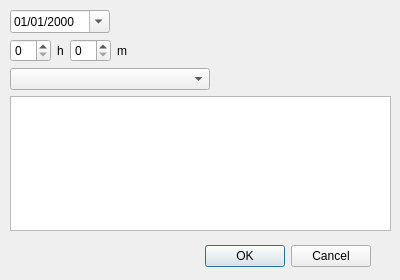
<?xml version="1.0" encoding="UTF-8"?>
<ui version="4.0">
 <class>EntryDialog</class>
 <widget class="QDialog" name="EntryDialog">
  <property name="geometry">
   <rect>
    <x>0</x>
    <y>0</y>
    <width>400</width>
    <height>280</height>
   </rect>
  </property>
  <property name="windowTitle">
   <string>Dialog</string>
  </property>
  <widget class="QDialogButtonBox" name="buttonBox">
   <property name="geometry">
    <rect>
     <x>30</x>
     <y>240</y>
     <width>341</width>
     <height>32</height>
    </rect>
   </property>
   <property name="orientation">
    <enum>Qt::Horizontal</enum>
   </property>
   <property name="standardButtons">
    <set>QDialogButtonBox::Cancel|QDialogButtonBox::Ok</set>
   </property>
  </widget>
  <widget class="QWidget" name="verticalLayoutWidget">
   <property name="geometry">
    <rect>
     <x>10</x>
     <y>10</y>
     <width>381</width>
     <height>221</height>
    </rect>
   </property>
   <layout class="QVBoxLayout" name="verticalLayout">
    <item>
     <layout class="QHBoxLayout" name="horizontalLayout">
      <item>
       <widget class="QDateEdit" name="dateEdit">
        <property name="sizePolicy">
         <sizepolicy hsizetype="Minimum" vsizetype="Fixed">
          <horstretch>0</horstretch>
          <verstretch>0</verstretch>
         </sizepolicy>
        </property>
        <property name="minimumSize">
         <size>
          <width>100</width>
          <height>0</height>
         </size>
        </property>
        <property name="displayFormat">
         <string>dd/MM/yyyy</string>
        </property>
        <property name="calendarPopup">
         <bool>true</bool>
        </property>
       </widget>
      </item>
      <item>
       <spacer name="horizontalSpacer_2">
        <property name="orientation">
         <enum>Qt::Horizontal</enum>
        </property>
        <property name="sizeHint" stdset="0">
         <size>
          <width>40</width>
          <height>20</height>
         </size>
        </property>
       </spacer>
      </item>
     </layout>
    </item>
    <item>
     <layout class="QHBoxLayout" name="horizontalLayout_2">
      <item>
       <widget class="QSpinBox" name="spinHours">
        <property name="maximum">
         <number>24</number>
        </property>
       </widget>
      </item>
      <item>
       <widget class="QLabel" name="label">
        <property name="text">
         <string>h</string>
        </property>
       </widget>
      </item>
      <item>
       <widget class="QSpinBox" name="spinMinutes">
        <property name="maximum">
         <number>59</number>
        </property>
       </widget>
      </item>
      <item>
       <widget class="QLabel" name="label_2">
        <property name="text">
         <string>m</string>
        </property>
       </widget>
      </item>
      <item>
       <spacer name="horizontalSpacer">
        <property name="orientation">
         <enum>Qt::Horizontal</enum>
        </property>
        <property name="sizeHint" stdset="0">
         <size>
          <width>40</width>
          <height>20</height>
         </size>
        </property>
       </spacer>
      </item>
     </layout>
    </item>
    <item>
     <layout class="QHBoxLayout" name="horizontalLayout_3">
      <item>
       <widget class="QComboBox" name="comboTypes">
        <property name="minimumSize">
         <size>
          <width>200</width>
          <height>0</height>
         </size>
        </property>
       </widget>
      </item>
      <item>
       <spacer name="horizontalSpacer_3">
        <property name="orientation">
         <enum>Qt::Horizontal</enum>
        </property>
        <property name="sizeHint" stdset="0">
         <size>
          <width>40</width>
          <height>20</height>
         </size>
        </property>
       </spacer>
      </item>
     </layout>
    </item>
    <item>
     <widget class="QPlainTextEdit" name="txtDescription"/>
    </item>
   </layout>
  </widget>
 </widget>
 <resources/>
 <connections>
  <connection>
   <sender>buttonBox</sender>
   <signal>accepted()</signal>
   <receiver>EntryDialog</receiver>
   <slot>accept()</slot>
   <hints>
    <hint type="sourcelabel">
     <x>248</x>
     <y>254</y>
    </hint>
    <hint type="destinationlabel">
     <x>157</x>
     <y>274</y>
    </hint>
   </hints>
  </connection>
  <connection>
   <sender>buttonBox</sender>
   <signal>rejected()</signal>
   <receiver>EntryDialog</receiver>
   <slot>reject()</slot>
   <hints>
    <hint type="sourcelabel">
     <x>316</x>
     <y>260</y>
    </hint>
    <hint type="destinationlabel">
     <x>286</x>
     <y>274</y>
    </hint>
   </hints>
  </connection>
 </connections>
</ui>
